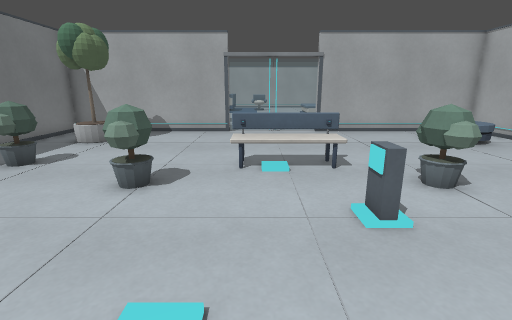
view 1 (above)

16 first-person views from a walk through a level from a Godot 3-D game. The camera is 1.2 m above the floor, tilts 14° down and sees 85° across. The floor is counted in squares, 0.5 m on a side. Each view is taken from the middle of a square. On the plan, view 1 faces up. The plan holds only what a view shows up to about 18 squares ahead; the rest is blank. The place goes on beyond the plan.

view 2
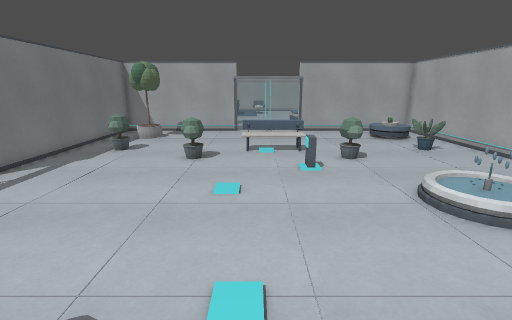

view 3
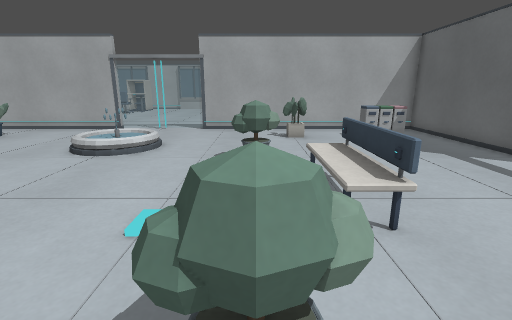

view 4
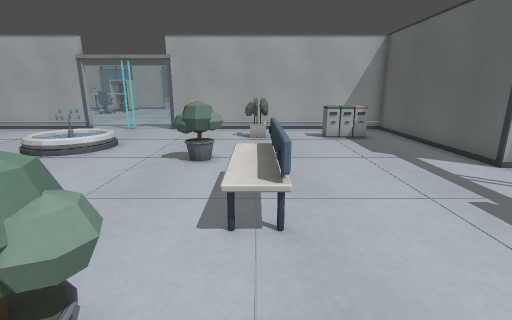

view 5
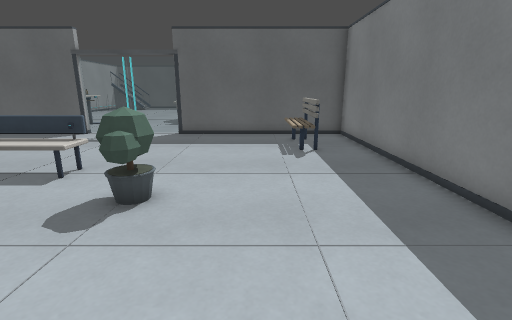

view 6
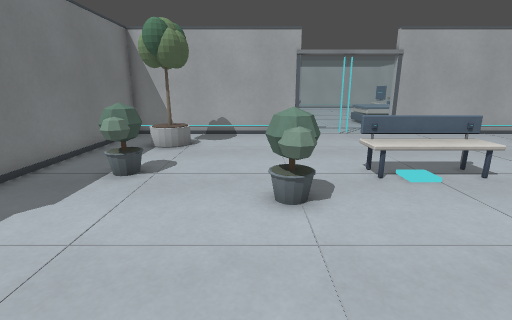

view 7
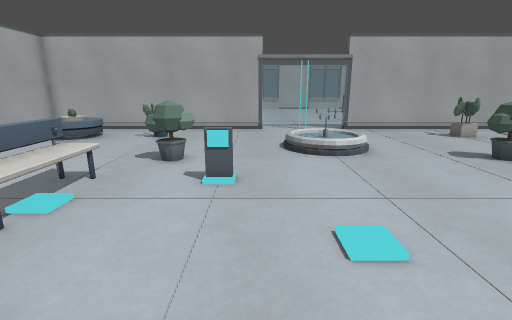

view 8
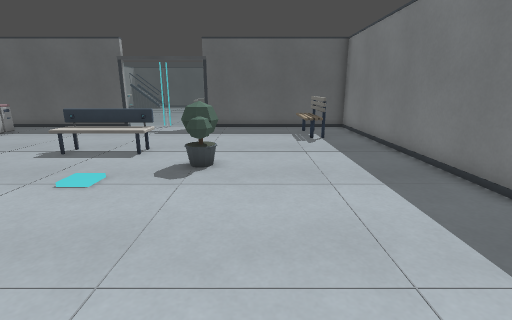

view 9
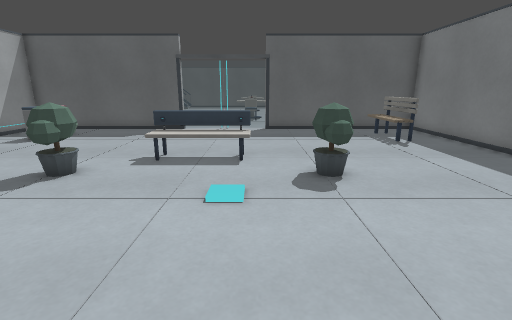

view 10
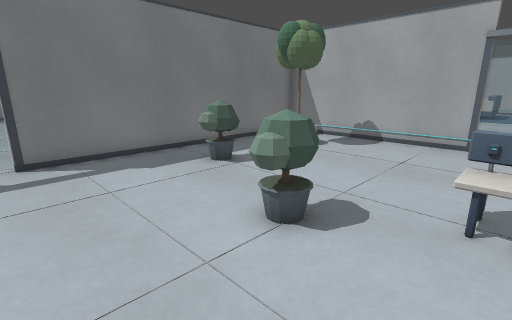

view 11
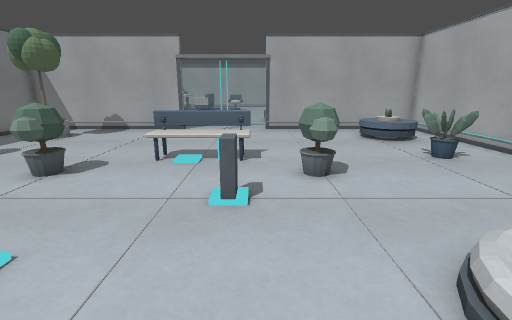

view 12
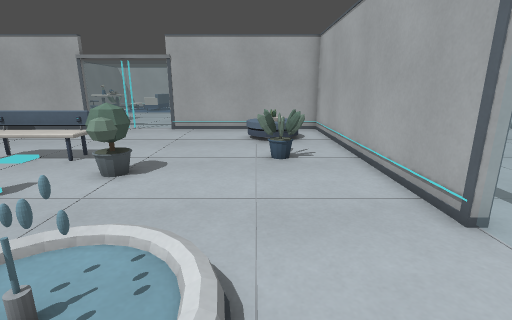

view 13
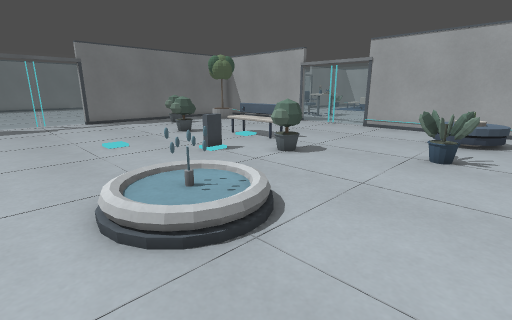

view 14
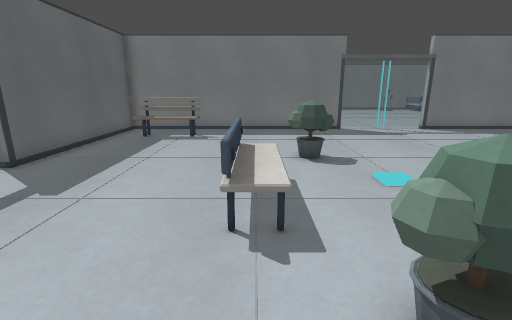

view 15
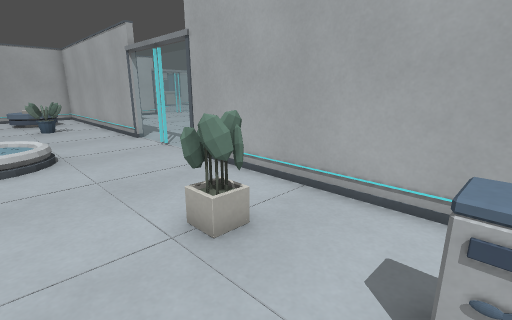

view 16
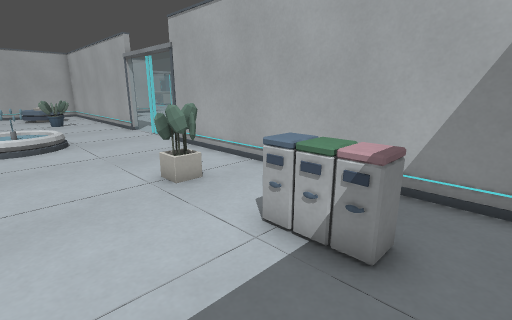

### Floor plan
Key: @ floor where view 1 was taken; # wall or solid block; . main floor; : floor 0.25 m higher than the main floor; + floor 0.5 m higher than the main floor; / step, stairs or slope; = window, fence, low wall or low ledge; ^ raised ledge; P pot; L planter; B bench; O other object.
Columns run from 11 left of view 1 to 13 right of it. Each row starts with its distance up from view 1.
 17 ##########  #  ##########
 16 #.......................#
 15 #.................... ..#
 14 #..#................O O.#
 13 #..O ...............OOO.#
 12 #.......................#
 11 #.......................#
 10 #..=......=====......P..#
  9 #.=^=......OOO......PPP.#
  8 #..=....=.......=....P..#
  7 #......==......==.......#
  6 #.......=.......=.......#
  5 #............==.........#
  4 #.......................#
  3  .......................
  2  ................:::....
  1 #................:=:....#
  0  ..........@.....:::....
 -1  .......................
 -2 #.......................#
 -3 #.......................#
 -4 #.......=.......=.......#
 -5 #......==......==.......#
 -6 #.......=.......=.......#
 -7 #........./+++/.....LL..#
 -8 #.........==../......L..#
 -9 #.......................#
-10 #.......................#
-11 #..O................OO..#
-12 #..O................OO..#
-13 #..B.................O..#
-14 #.......................#
-15 ##########  #  ##########

Positions as (right, up) in squares from view 1, and headings:
1: (0, 0), facing up
2: (0, -7), facing up
3: (-5, -5), facing right
4: (-5, -7), facing right
5: (-6, 1), facing down
6: (-4, 1), facing up
7: (-5, 4), facing right
8: (-5, 4), facing down
9: (-1, 3), facing down
10: (0, 3), facing up-left
11: (3, -1), facing up
12: (9, -1), facing up
13: (12, -2), facing up-left
14: (7, -7), facing left
15: (7, -11), facing up-right
16: (6, -14), facing up-right
